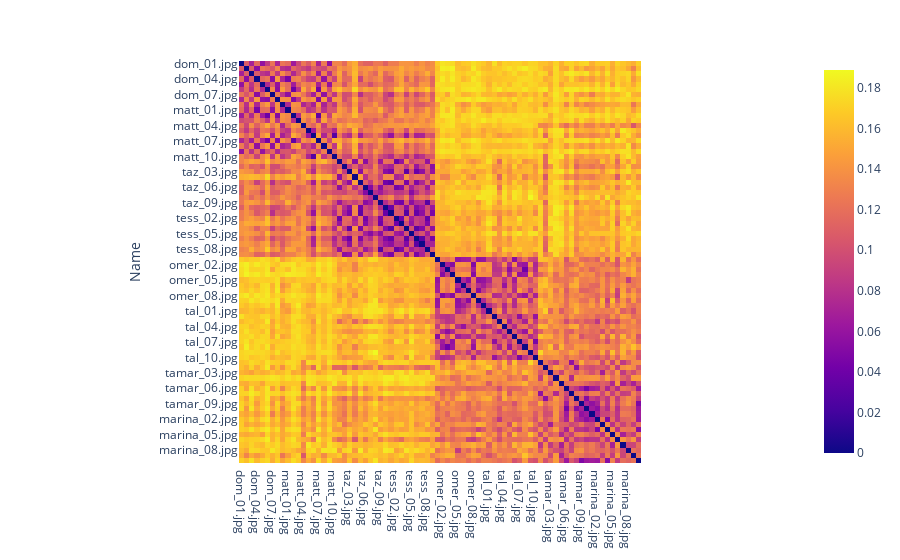

The cell this chart's notebook holds for it:
### Code cell
px.imshow(fc7_full, x=sorting, y=sorting).show()

### Figure 1 — Plotly figure (JSON) as saved in the notebook; plotly's stock layout.template omitted (floating-point values rounded to 4 significant figures; data arrays with more than 128 entries replaced by an {"elided": "..."} marker saying what was removed)
{"data": [{"coloraxis": "coloraxis", "hovertemplate": "x: %{x}<br>Name: %{y}<br>color: %{z}<extra></extra>", "type": "heatmap", "x": ["dom_01.jpg", "dom_02.jpg", "dom_03.jpg", "dom_04.jpg", "dom_05.jpg", "dom_06.jpg", "dom_07.jpg", "dom_09.jpg", "dom_10.jpg", "matt_01.jpg", "matt_02.jpg", "matt_03.jpg", "matt_04.jpg", "matt_05.jpg", "matt_06.jpg", "matt_07.jpg", "matt_08.jpg", "matt_09.jpg", "matt_10.jpg", "taz_01.jpg", "taz_02.jpg", "taz_03.jpg", "taz_04.jpg", "taz_05.jpg", "taz_06.jpg", "taz_07.jpg", "taz_08.jpg", "taz_09.jpg", "taz_10.jpg", "tess_01.jpg", "tess_02.jpg", "tess_03.jpg", "tess_04.jpg", "tess_05.jpg", "tess_06.jpg", "tess_07.jpg", "tess_08.jpg", "tess_09.jpg", "tess_10.jpg", "omer_02.jpg", "omer_03.jpg", "omer_04.jpg", "omer_05.jpg", "omer_06.jpg", "omer_07.jpg", "omer_08.jpg", "omer_09.jpg", "omer_10.jpg", "tal_01.jpg", "tal_02.jpg", "tal_03.jpg", "tal_04.jpg", "tal_05.jpg", "tal_06.jpg", "tal_07.jpg", "tal_08.jpg", "tal_09.jpg", "tal_10.jpg", "tamar_01.jpg", "tamar_02.jpg", "tamar_03.jpg", "tamar_04.jpg", "tamar_05.jpg", "tamar_06.jpg", "tamar_07.jpg", "tamar_08.jpg", "tamar_09.jpg", "tamar_10.jpg", "marina_01.jpg", "marina_02.jpg", "marina_03.jpg", "marina_04.jpg", "marina_05.jpg", "marina_06.jpg", "marina_07.jpg", "marina_08.jpg", "marina_09.jpg", "marina_10.jpg"], "y": ["dom_01.jpg", "dom_02.jpg", "dom_03.jpg", "dom_04.jpg", "dom_05.jpg", "dom_06.jpg", "dom_07.jpg", "dom_09.jpg", "dom_10.jpg", "matt_01.jpg", "matt_02.jpg", "matt_03.jpg", "matt_04.jpg", "matt_05.jpg", "matt_06.jpg", "matt_07.jpg", "matt_08.jpg", "matt_09.jpg", "matt_10.jpg", "taz_01.jpg", "taz_02.jpg", "taz_03.jpg", "taz_04.jpg", "taz_05.jpg", "taz_06.jpg", "taz_07.jpg", "taz_08.jpg", "taz_09.jpg", "taz_10.jpg", "tess_01.jpg", "tess_02.jpg", "tess_03.jpg", "tess_04.jpg", "tess_05.jpg", "tess_06.jpg", "tess_07.jpg", "tess_08.jpg", "tess_09.jpg", "tess_10.jpg", "omer_02.jpg", "omer_03.jpg", "omer_04.jpg", "omer_05.jpg", "omer_06.jpg", "omer_07.jpg", "omer_08.jpg", "omer_09.jpg", "omer_10.jpg", "tal_01.jpg", "tal_02.jpg", "tal_03.jpg", "tal_04.jpg", "tal_05.jpg", "tal_06.jpg", "tal_07.jpg", "tal_08.jpg", "tal_09.jpg", "tal_10.jpg", "tamar_01.jpg", "tamar_02.jpg", "tamar_03.jpg", "tamar_04.jpg", "tamar_05.jpg", "tamar_06.jpg", "tamar_07.jpg", "tamar_08.jpg", "tamar_09.jpg", "tamar_10.jpg", "marina_01.jpg", "marina_02.jpg", "marina_03.jpg", "marina_04.jpg", "marina_05.jpg", "marina_06.jpg", "marina_07.jpg", "marina_08.jpg", "marina_09.jpg", "marina_10.jpg"], "z": {"elided": "78x78 float values"}}], "layout": {"coloraxis": {"colorscale": [[0, "#0d0887"], [0.1111, "#46039f"], [0.2222, "#7201a8"], [0.3333, "#9c179e"], [0.4444, "#bd3786"], [0.5556, "#d8576b"], [0.6667, "#ed7953"], [0.7778, "#fb9f3a"], [0.8889, "#fdca26"], [1, "#f0f921"]]}, "margin": {"t": 60}, "xaxis": {"constrain": "domain", "scaleanchor": "y"}, "yaxis": {"autorange": "reversed", "constrain": "domain", "title": {"text": "Name"}}}}
